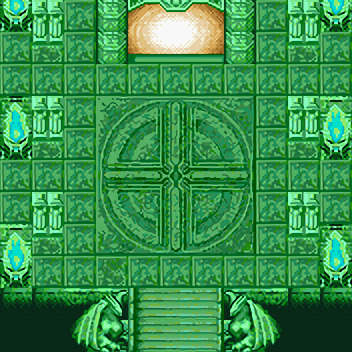

Below is a game level as drawn by its tile map, then a one-line description and the .tmx file that defines it, in full:
An orthogonal 11x11 tile map with 32x32 px tiles, 1 tile layer (Layer1).

<map version="1.0" orientation="orthogonal" renderorder="right-down" width="11" height="11" tilewidth="32" tileheight="32" nextobjectid="1">
 <tileset firstgid="1" source="FE7 - Dragon Gate - c100c2c3_waifu2x_art_scale_tta_1.tsx" />
 <layer name="Layer1" width="11" height="11">
  <data encoding="csv">
269,20,85,74,24,25,26,74,85,20,270,
85,52,85,74,56,57,58,74,85,52,85,
85,85,85,85,85,85,85,85,85,85,85,
237,20,85,129,130,131,132,133,85,20,238,
269,52,85,161,162,163,164,165,85,52,270,
85,85,85,193,194,195,196,197,85,85,85,
85,20,85,225,226,227,228,229,85,20,85,
238,52,85,257,258,259,260,261,85,52,237,
270,85,85,117,85,85,85,85,85,85,269,
101,101,289,290,4,5,6,291,292,101,101,
2,2,321,322,4,5,6,323,324,2,2
</data>
 </layer>
</map>